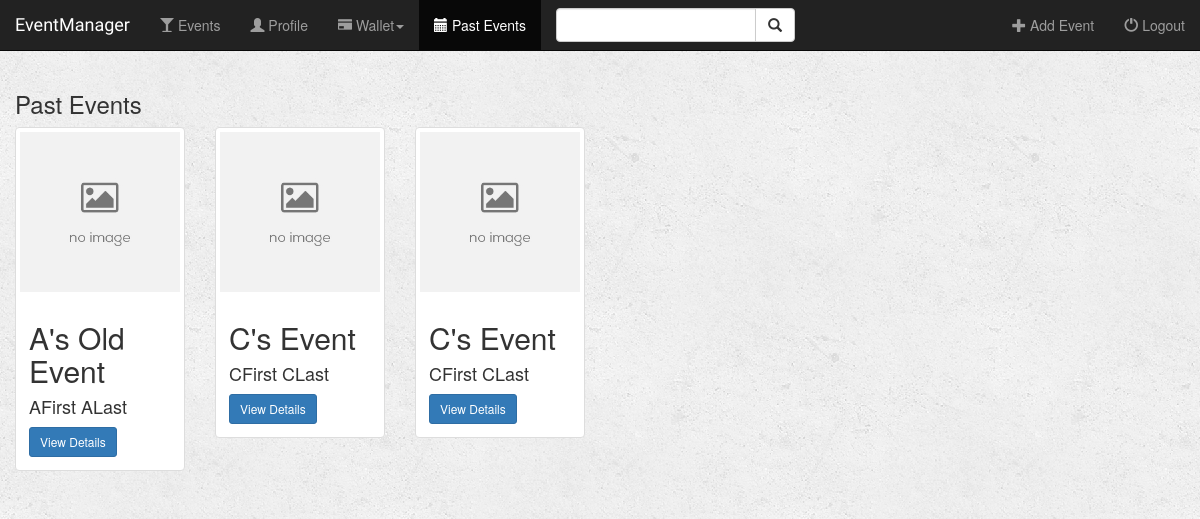
/event/past_events/, run on the app's committed database.
### event/models.py (models this page shows, shortened)
class Event(models.Model):
    name = models.CharField(max_length=50, null=False)
    location = models.TextField(max_length=500, null=False)
    date = models.DateField(null=True)
    time = models.TimeField(null=True)
    manager = models.ForeignKey(User, on_delete=models.CASCADE)
    fare = models.PositiveIntegerField(null=True)

### event/views.py (the view)
# urls.py: url(r'past_events/$', views.get_past_events, name='past_events'),
def get_past_events(request):
    events = Event.objects.filter(date__lt=date.today())
    return render(request, 'event/get_past_events.html', {'events': events})

### event/templates/event/get_past_events.html (shortened to what this page needs)
{% extends 'event/base.html' %}
{% block past_events_active %}active{% endblock %}
{% block body %}
<div class="events-container container-fluid" style="box-sizing: border-box">
    <div class="row">
        <div class="col-sm-12">
            <h3>Past Events</h3>
        </div>
        {% if events %}
            {% for event in events %}
                <div class="col-sm-4 col-lg-2">
                    <div class="thumbnail">
                        <img src="./../../static/event/images/default_event.jpg" class="img-responsive">
                        <div class="caption">
                            <h2>{{ event.name }}</h2>
                            <h4>{{ event.manager.first_name }} {{ event.manager.last_name }}</h4>
                            <a href="{% url 'event:detail' event.id %}" class="btn btn-primary btn-sm" role="button">View Details</a>
                        </div>
                    </div>
                </div>
            {% endfor %}
        {% endif %}
    </div>
</div>
{% endblock %}

### event/static/event/css/style.css (style rules this page uses)
body { background: white url("./../images/background.png"); }

### data on the page
Event: name "A's Old Event", manager.first_name "AFirst", manager.last_name "ALast"
Event: name "C's Event", manager.first_name "CFirst", manager.last_name "CLast"
Event: name "C's Event", manager.first_name "CFirst", manager.last_name "CLast"
